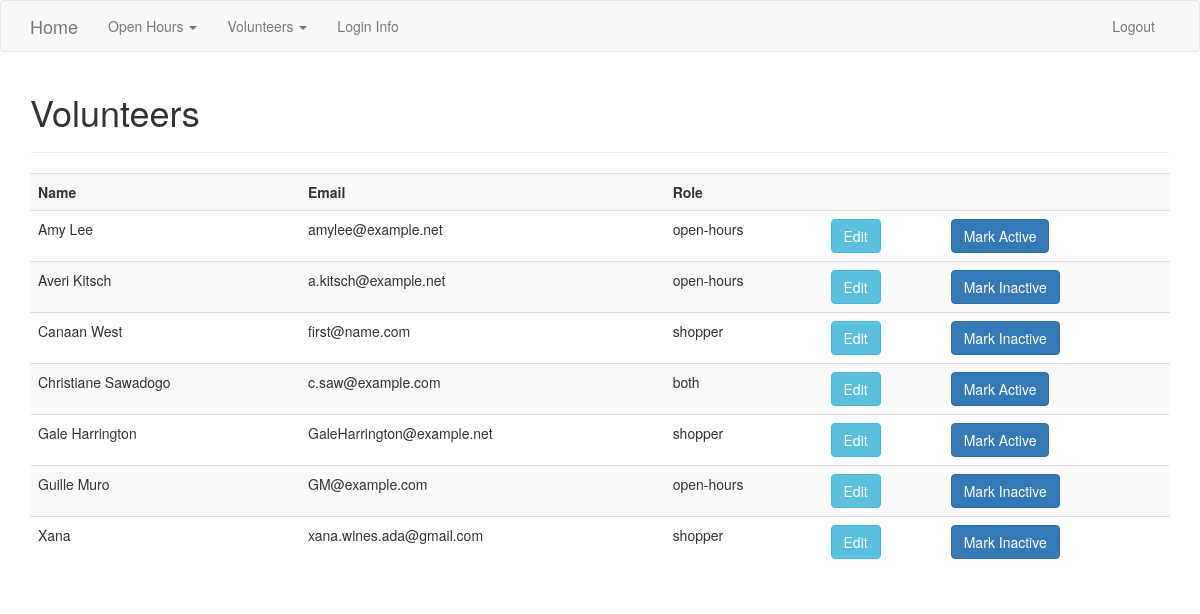
The app's page /volunteers/ (signed in), older data.
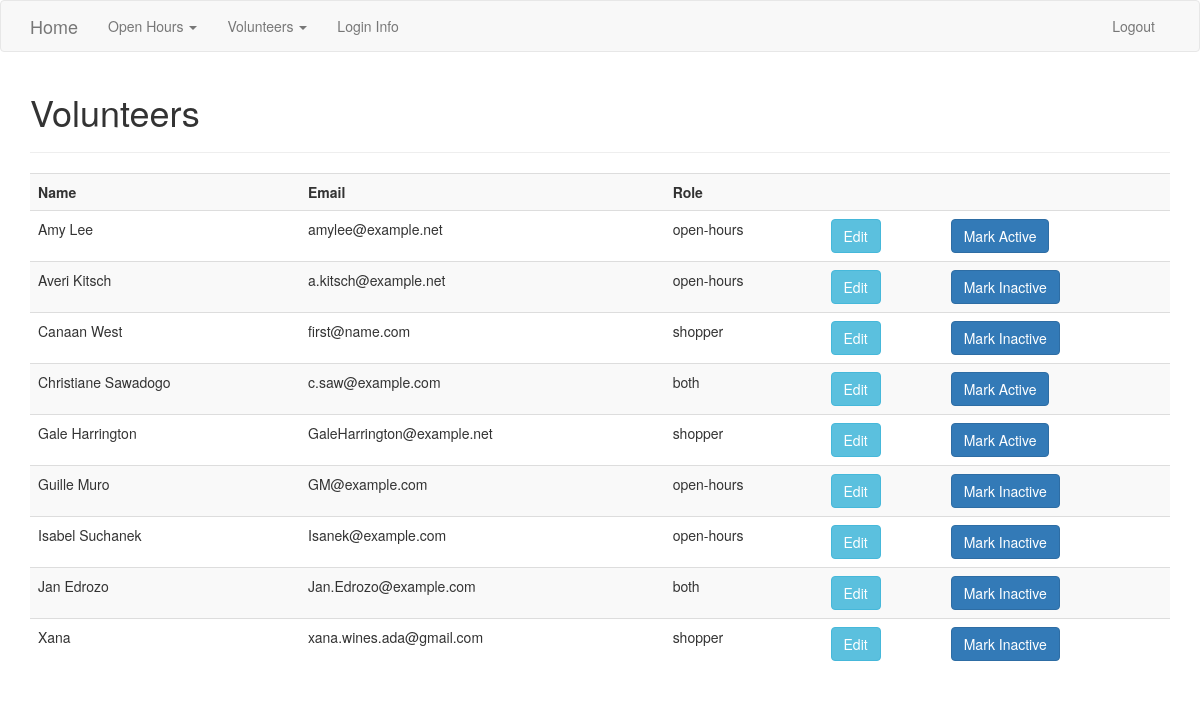
The same page, newer data.
### app/models.py (models this page shows, shortened)
class Volunteer(db.Model):
    id = db.Column(db.Integer(), primary_key=True)
    name = db.Column(db.String(100), unique=True)
    role = db.Column(db.String(50))
    email = db.Column(db.String(255), nullable=False)
    active = db.Column(db.Boolean)
    openhours = db.relationship('Openhour', secondary=openhour_volunteers, backref='ohvolunteers', lazy='subquery')
    openhour_shoppers = db.relationship('Openhour', secondary=openhour_shoppers, backref='ohshoppers', lazy='subquery')
    notes = db.relationship('Note', backref='openhour', lazy=True)

### app/volunteers/views.py (the view)
@volunteers_blueprint.route('/', methods=['GET', 'POST'])
@admin_logged_in
def index():
    if request.method == 'POST':
        volid = request.form['id']
        volunteer = Volunteer.query.get(volid)
        if request.form['submit'] == 'Mark Active':
            volunteer.active = True
            flash('Volunteer %s status changed to Active' % volunteer.name, 'success')
        elif request.form['submit'] == 'Mark Inactive':
            volunteer.active = False
            flash('Status of %s changed to Inactive' % volunteer.name, 'success')
        db.session.commit()
        return redirect(url_for('volunteers.index'))
    elif request.method == 'GET':
        volunteers = Volunteer.query.order_by(Volunteer.name.asc()).all()
        if volunteers:
            return render_template('volunteers.html', volunteers=volunteers)
        else:
            msg = 'No Volunteers Found'
            return render_template('volunteers.html', msg=msg)

### app/login_helpers.py (called while the page is built)
def admin_logged_in(f):
    @wraps(f)
    def wrap(*args, **kwargs):
        if 'user' in session and session['user']=='admin':
            return f(*args, **kwargs)
        else:
            flash('You must have admin privileges to complete this action', 'danger')
            return redirect(url_for('index'))
    return wrap

### app/volunteers/templates/volunteers.html (shortened to what this page needs)
{% extends 'layout.html' %}
{% block body %}
  <h1>Volunteers</h1>
  <hr>
  <table class="table table-striped">
    <tr>
      <th>Name</th>
      <th>Email</th>
      <th>Role</th>
      <th></th>
      <th></th>
    </tr>
    {% for volunteer in volunteers %}
      <tr>
        <td>{{ volunteer.name }}</td>
        <td>{{ volunteer.email }}</td>
        <td>{{ volunteer.role }}</td>
        <td><a class="btn btn-info" href="{{volunteer.id}}/edit">Edit</a></td>
        <td>
          <form action="" method="POST">
            {% if volunteer.active == True %}
              <input class="btn btn-primary" type="submit" name="submit" value="Mark Inactive" data={{volunteer.id}}/>
            {% else %}
              <input class="btn btn-primary" type="submit" name="submit" value="Mark Active" data={{volunteer.id}}/>
            {% endif %}
          </form>
        </td>
      </tr>
    {% endfor %}
  </table>
{% endblock %}

Row changes from the older to the newer data that the page shows:
added Volunteer: name "Isabel Suchanek", email "Isanek@example.com", role "open-hours"
added Volunteer: name "Jan Edrozo", email "Jan.Edrozo@example.com", role "both"
